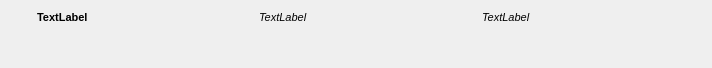
<?xml version="1.0" encoding="UTF-8"?>
<ui version="4.0">
 <class>commentItem</class>
 <widget class="QWidget" name="commentItem">
  <property name="geometry">
   <rect>
    <x>0</x>
    <y>0</y>
    <width>712</width>
    <height>64</height>
   </rect>
  </property>
  <property name="minimumSize">
   <size>
    <width>0</width>
    <height>0</height>
   </size>
  </property>
  <property name="windowTitle">
   <string>Form</string>
  </property>
  <layout class="QHBoxLayout" name="horizontalLayout_2">
   <item>
    <layout class="QVBoxLayout" name="verticalLayout">
     <item>
      <widget class="QPushButton" name="buttonUpvote">
       <property name="minimumSize">
        <size>
         <width>20</width>
         <height>20</height>
        </size>
       </property>
       <property name="maximumSize">
        <size>
         <width>20</width>
         <height>20</height>
        </size>
       </property>
       <property name="text">
        <string/>
       </property>
       <property name="icon">
        <iconset>
         <normaloff>upvote-off.png</normaloff>
         <normalon>upvote-on.png</normalon>upvote-off.png</iconset>
       </property>
       <property name="iconSize">
        <size>
         <width>15</width>
         <height>14</height>
        </size>
       </property>
       <property name="checkable">
        <bool>true</bool>
       </property>
       <property name="autoExclusive">
        <bool>true</bool>
       </property>
       <property name="flat">
        <bool>true</bool>
       </property>
      </widget>
     </item>
     <item>
      <widget class="QPushButton" name="buttonDownvote">
       <property name="minimumSize">
        <size>
         <width>20</width>
         <height>20</height>
        </size>
       </property>
       <property name="maximumSize">
        <size>
         <width>20</width>
         <height>20</height>
        </size>
       </property>
       <property name="text">
        <string/>
       </property>
       <property name="icon">
        <iconset>
         <normaloff>downvote-off.png</normaloff>
         <normalon>downvote-on.png</normalon>downvote-off.png</iconset>
       </property>
       <property name="iconSize">
        <size>
         <width>15</width>
         <height>14</height>
        </size>
       </property>
       <property name="checkable">
        <bool>true</bool>
       </property>
       <property name="autoExclusive">
        <bool>true</bool>
       </property>
       <property name="flat">
        <bool>true</bool>
       </property>
      </widget>
     </item>
     <item>
      <spacer name="verticalSpacer">
       <property name="orientation">
        <enum>Qt::Vertical</enum>
       </property>
       <property name="sizeHint" stdset="0">
        <size>
         <width>20</width>
         <height>40</height>
        </size>
       </property>
      </spacer>
     </item>
    </layout>
   </item>
   <item>
    <layout class="QVBoxLayout" name="verticalLayout_2">
     <item>
      <layout class="QHBoxLayout" name="horizontalLayout">
       <item>
        <widget class="QLabel" name="labelRedditor">
         <property name="font">
          <font>
           <pointsize>8</pointsize>
           <weight>75</weight>
           <bold>true</bold>
          </font>
         </property>
         <property name="autoFillBackground">
          <bool>true</bool>
         </property>
         <property name="text">
          <string>TextLabel</string>
         </property>
        </widget>
       </item>
       <item>
        <widget class="QLabel" name="labelScore">
         <property name="font">
          <font>
           <pointsize>8</pointsize>
           <italic>true</italic>
          </font>
         </property>
         <property name="text">
          <string>TextLabel</string>
         </property>
        </widget>
       </item>
       <item>
        <widget class="QLabel" name="labelTime">
         <property name="font">
          <font>
           <pointsize>8</pointsize>
           <italic>true</italic>
          </font>
         </property>
         <property name="text">
          <string>TextLabel</string>
         </property>
        </widget>
       </item>
      </layout>
     </item>
     <item>
      <widget class="QLabel" name="labelComentario">
       <property name="sizePolicy">
        <sizepolicy hsizetype="Expanding" vsizetype="Expanding">
         <horstretch>0</horstretch>
         <verstretch>0</verstretch>
        </sizepolicy>
       </property>
       <property name="alignment">
        <set>Qt::AlignLeading|Qt::AlignLeft|Qt::AlignTop</set>
       </property>
       <property name="wordWrap">
        <bool>true</bool>
       </property>
       <property name="margin">
        <number>3</number>
       </property>
       <property name="openExternalLinks">
        <bool>true</bool>
       </property>
      </widget>
     </item>
    </layout>
   </item>
   <item>
    <spacer name="horizontalSpacer_2">
     <property name="orientation">
      <enum>Qt::Horizontal</enum>
     </property>
     <property name="sizeType">
      <enum>QSizePolicy::Fixed</enum>
     </property>
     <property name="sizeHint" stdset="0">
      <size>
       <width>3</width>
       <height>20</height>
      </size>
     </property>
    </spacer>
   </item>
  </layout>
 </widget>
 <resources/>
 <connections/>
</ui>
